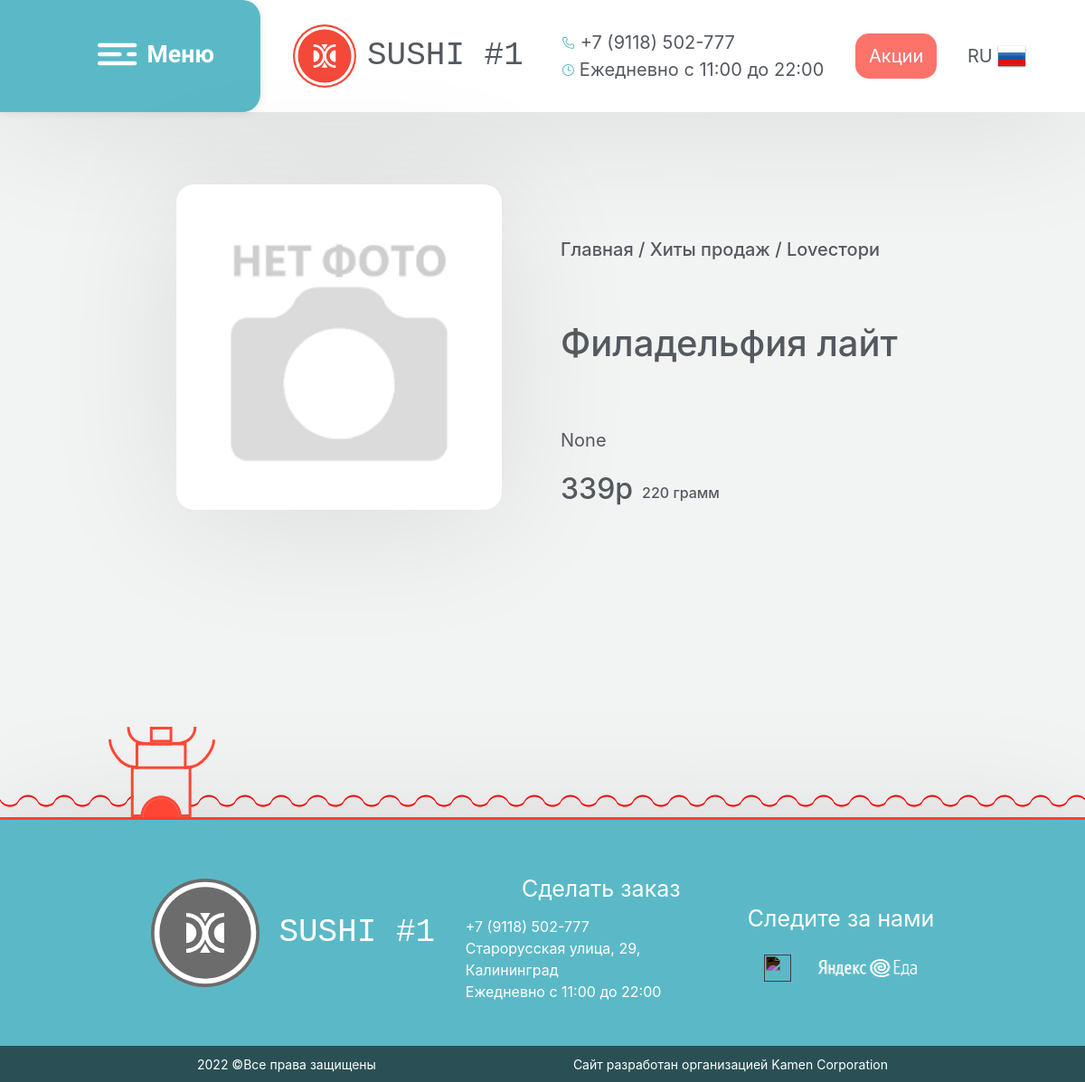
Page /meal/2 on the committed database.
### index.py (models this page shows)
class Food(db.Model):
    id = db.Column(db.Integer, primary_key=True)
    name = db.Column(db.String, nullable=False)
    price = db.Column(db.String, nullable=False)
    weight = db.Column(db.String, nullable=False)
    description = db.Column(db.String, nullable=False)
    filename = db.Column(db.String, default="-1.png")

### index.py (the view)
@app.route("/meal/<int:food_id>")
def show_meal(food_id):
    food = db.session.query(Food).filter_by(id=food_id).first_or_404()
    return render_template("meal.html", food=food)

### templates/meal.html (shortened to what this page needs)
{% extends 'base.html' %}
{% block body %}
<main>
<div class="food-window">
    <div class="main-frame for-food-image" style="align-items: center; display: flex; flex-direction: column; justify-content: flex-start;">
        <img class="food-image" src="../static/media/food/{{ food.filename }}">
    </div>
    <div class="main-frame description-frame">
        <span style="margin-top: 3em;"> <h5>Главная / Хиты продаж / Loveстори</h5> </span>
        <span style="margin-top: 3em;"> <h1> {{ food.name }} </h1> </span>
        <span style="margin-top: 3em;"> {{ food.description }} </span>
        <div style="margin-top: 1em; margin-left: 0em; display: flex; flex-direction: raw;">
            <span style="margin-right: 10px "> <h2> {{ food.price }}р </h2> </span>
            <span style="display: flex; align-items: flex-end; margin-bottom: 5px;"> <h6 >{{ food.weight }} грамм </h6> </span>
        </div>
    </div>
</div>
</main>
{% endblock %}

### static/css/style.css (style rules this page uses)
html { height: 100%; width: 100%; }
body { background-color: #f2f3f3; color: #54595F; margin: 0; padding: 0; width: 100%; height: 100%; font-size: 20px !important; }
main { width: 65%; margin-left: auto; margin-right: auto; }

### templates/meal.html (style rules this page uses)
main { width: 75%; }
.food-window { margin: 0 0em; display: flex; flex-direction: raw; align-items: center; justify-content: space-around; }
.main-frame { width: 32em; height: 500px; margin: 2em 1em;  }
.food-image { width: 30vw; height: 30vw; border-radius: 20px; background-size: contain; background-repeat: no-repeat; box-shadow: 0 10px 150px rgba(0,0,0,0.1); }
.description-frame { display: flex; flex-direction: column; }

### rows in the picture
Food: filename (picture), name "Филадельфия лайт", description "None", price "339", weight "220"
